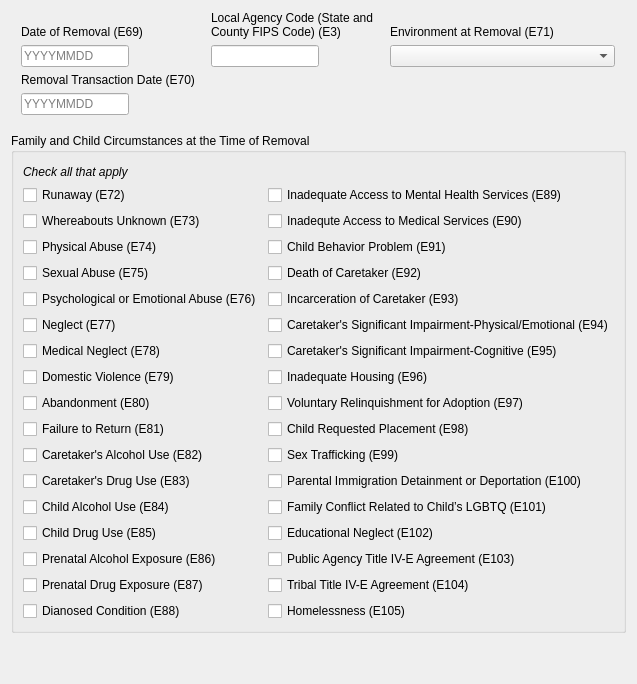
     <widget class="QWidget" name="removal_tab">
      <attribute name="title">
       <string>Removal</string>
      </attribute>
      <layout class="QVBoxLayout" name="verticalLayout">
       <item>
        <layout class="QGridLayout" name="gridLayout_2">
         <property name="bottomMargin">
          <number>12</number>
         </property>
         <property name="verticalSpacing">
          <number>6</number>
         </property>
         <item row="1" column="2">
          <widget class="QComboBox" name="e71">
           <property name="sizePolicy">
            <sizepolicy hsizetype="Fixed" vsizetype="Fixed">
             <horstretch>0</horstretch>
             <verstretch>0</verstretch>
            </sizepolicy>
           </property>
           <property name="currentIndex">
            <number>-1</number>
           </property>
           <property name="placeholderText">
            <string>Select</string>
           </property>
           <item>
            <property name="text">
             <string>Parent Household</string>
            </property>
           </item>
           <item>
            <property name="text">
             <string>Relative Household</string>
            </property>
           </item>
           <item>
            <property name="text">
             <string>Legal Guadian Household</string>
            </property>
           </item>
           <item>
            <property name="text">
             <string>Relative Legal Guardian Household</string>
            </property>
           </item>
           <item>
            <property name="text">
             <string>Justice Facility</string>
            </property>
           </item>
           <item>
            <property name="text">
             <string>Medical/Mental Health Facility</string>
            </property>
           </item>
           <item>
            <property name="text">
             <string>Other</string>
            </property>
           </item>
          </widget>
         </item>
         <item row="0" column="1">
          <widget class="QLabel" name="e3_label">
           <property name="text">
            <string>Local Agency Code (State and&lt;br/&gt;County FIPS Code) (E3)</string>
           </property>
           <property name="alignment">
            <set>Qt::AlignBottom|Qt::AlignLeading|Qt::AlignLeft</set>
           </property>
          </widget>
         </item>
         <item row="0" column="0">
          <widget class="QLabel" name="e69_label">
           <property name="maximumSize">
            <size>
             <width>16777215</width>
             <height>16777215</height>
            </size>
           </property>
           <property name="text">
            <string>Date of Removal (E69)</string>
           </property>
           <property name="alignment">
            <set>Qt::AlignBottom|Qt::AlignLeading|Qt::AlignLeft</set>
           </property>
          </widget>
         </item>
         <item row="1" column="0">
          <widget class="QLineEdit" name="e69">
           <property name="sizePolicy">
            <sizepolicy hsizetype="Fixed" vsizetype="Fixed">
             <horstretch>0</horstretch>
             <verstretch>0</verstretch>
            </sizepolicy>
           </property>
           <property name="maximumSize">
            <size>
             <width>16777215</width>
             <height>16777215</height>
            </size>
           </property>
           <property name="inputMask">
            <string/>
           </property>
           <property name="maxLength">
            <number>8</number>
           </property>
           <property name="placeholderText">
            <string>YYYYMMDD</string>
           </property>
          </widget>
         </item>
         <item row="0" column="2">
          <widget class="QLabel" name="e71_label">
           <property name="text">
            <string>Environment at Removal (E71)</string>
           </property>
           <property name="alignment">
            <set>Qt::AlignBottom|Qt::AlignLeading|Qt::AlignLeft</set>
           </property>
          </widget>
         </item>
         <item row="1" column="1">
          <widget class="QLineEdit" name="e3">
           <property name="sizePolicy">
            <sizepolicy hsizetype="Fixed" vsizetype="Fixed">
             <horstretch>0</horstretch>
             <verstretch>0</verstretch>
            </sizepolicy>
           </property>
           <property name="inputMask">
            <string/>
           </property>
           <property name="maxLength">
            <number>5</number>
           </property>
          </widget>
         </item>
         <item row="2" column="0">
          <widget class="QLabel" name="e70_label">
           <property name="text">
            <string>Removal Transaction Date (E70)</string>
           </property>
          </widget>
         </item>
         <item row="3" column="0">
          <widget class="QLineEdit" name="e70">
           <property name="sizePolicy">
            <sizepolicy hsizetype="Fixed" vsizetype="Fixed">
             <horstretch>0</horstretch>
             <verstretch>0</verstretch>
            </sizepolicy>
           </property>
           <property name="maxLength">
            <number>8</number>
           </property>
           <property name="placeholderText">
            <string>YYYYMMDD</string>
           </property>
          </widget>
         </item>
        </layout>
       </item>
       <item>
        <widget class="QGroupBox" name="family_circumstances_group_box">
         <property name="sizePolicy">
          <sizepolicy hsizetype="Preferred" vsizetype="Preferred">
           <horstretch>0</horstretch>
           <verstretch>0</verstretch>
          </sizepolicy>
         </property>
         <property name="title">
          <string>Family and Child Circumstances at the Time of Removal</string>
         </property>
         <layout class="QVBoxLayout" name="verticalLayout_4">
          <property name="topMargin">
           <number>12</number>
          </property>
          <item>
           <widget class="QLabel" name="label_4">
            <property name="text">
             <string>&lt;i&gt;Check all that apply&lt;/i&gt;</string>
            </property>
           </widget>
          </item>
          <item>
           <layout class="QGridLayout" name="gridLayout">
            <item row="3" column="0">
             <widget class="QCheckBox" name="e75">
              <property name="text">
               <string>Sexual Abuse (E75)</string>
              </property>
             </widget>
            </item>
            <item row="6" column="1">
             <widget class="QCheckBox" name="e95">
              <property name="text">
               <string>Caretaker's Significant Impairment-Cognitive (E95)</string>
              </property>
             </widget>
            </item>
            <item row="0" column="0">
             <widget class="QCheckBox" name="e72">
              <property name="text">
               <string>Runaway (E72)</string>
              </property>
             </widget>
            </item>
            <item row="0" column="1">
             <widget class="QCheckBox" name="e89">
              <property name="text">
               <string>Inadequate Access to Mental Health Services (E89)</string>
              </property>
             </widget>
            </item>
            <item row="8" column="0">
             <widget class="QCheckBox" name="e80">
              <property name="text">
               <string>Abandonment (E80)</string>
              </property>
             </widget>
            </item>
            <item row="10" column="1">
             <widget class="QCheckBox" name="e99">
              <property name="text">
               <string>Sex Trafficking (E99)</string>
              </property>
             </widget>
            </item>
            <item row="9" column="1">
             <widget class="QCheckBox" name="e98">
              <property name="text">
               <string>Child Requested Placement (E98)</string>
              </property>
             </widget>
            </item>
            <item row="13" column="1">
             <widget class="QCheckBox" name="e102">
              <property name="text">
               <string>Educational Neglect (E102)</string>
              </property>
             </widget>
            </item>
            <item row="1" column="1">
             <widget class="QCheckBox" name="e90">
              <property name="text">
               <string>Inadequte Access to Medical Services (E90)</string>
              </property>
             </widget>
            </item>
            <item row="4" column="0">
             <widget class="QCheckBox" name="e76">
              <property name="text">
               <string>Psychological or Emotional Abuse (E76)</string>
              </property>
             </widget>
            </item>
            <item row="7" column="0">
             <widget class="QCheckBox" name="e79">
              <property name="text">
               <string>Domestic Violence (E79)</string>
              </property>
             </widget>
            </item>
            <item row="13" column="0">
             <widget class="QCheckBox" name="e85">
              <property name="text">
               <string>Child Drug Use (E85)</string>
              </property>
             </widget>
            </item>
            <item row="15" column="0">
             <widget class="QCheckBox" name="e87">
              <property name="text">
               <string>Prenatal Drug Exposure (E87)</string>
              </property>
             </widget>
            </item>
            <item row="1" column="0">
             <widget class="QCheckBox" name="e73">
              <property name="text">
               <string>Whereabouts Unknown (E73)</string>
              </property>
             </widget>
            </item>
            <item row="10" column="0">
             <widget class="QCheckBox" name="e82">
              <property name="text">
               <string>Caretaker's Alcohol Use (E82)</string>
              </property>
             </widget>
            </item>
            <item row="4" column="1">
             <widget class="QCheckBox" name="e93">
              <property name="text">
               <string>Incarceration of Caretaker (E93)</string>
              </property>
             </widget>
            </item>
            <item row="2" column="0">
             <widget class="QCheckBox" name="e74">
              <property name="text">
               <string>Physical Abuse (E74)</string>
              </property>
             </widget>
            </item>
            <item row="9" column="0">
             <widget class="QCheckBox" name="e81">
              <property name="text">
               <string>Failure to Return (E81)</string>
              </property>
             </widget>
            </item>
            <item row="11" column="1">
             <widget class="QCheckBox" name="e100">
              <property name="text">
               <string>Parental Immigration Detainment or Deportation (E100)</string>
              </property>
             </widget>
            </item>
            <item row="11" column="0">
             <widget class="QCheckBox" name="e83">
              <property name="text">
               <string>Caretaker's Drug Use (E83)</string>
              </property>
             </widget>
            </item>
            <item row="14" column="1">
             <widget class="QCheckBox" name="e103">
              <property name="text">
               <string>Public Agency Title IV-E Agreement (E103)</string>
              </property>
             </widget>
            </item>
            <item row="15" column="1">
             <widget class="QCheckBox" name="e104">
              <property name="text">
               <string>Tribal Title IV-E Agreement (E104)</string>
              </property>
             </widget>
            </item>
            <item row="5" column="1">
             <widget class="QCheckBox" name="e94">
              <property name="text">
               <string>Caretaker's Significant Impairment-Physical/Emotional (E94)</string>
              </property>
             </widget>
            </item>
            <item row="7" column="1">
             <widget class="QCheckBox" name="e96">
              <property name="text">
               <string>Inadequate Housing (E96)</string>
              </property>
             </widget>
            </item>
            <item row="3" column="1">
             <widget class="QCheckBox" name="e92">
              <property name="text">
               <string>Death of Caretaker (E92)</string>
              </property>
             </widget>
            </item>
            <item row="2" column="1">
             <widget class="QCheckBox" name="e91">
              <property name="text">
               <string>Child Behavior Problem (E91)</string>
              </property>
             </widget>
            </item>
            <item row="16" column="1">
             <widget class="QCheckBox" name="e105">
              <property name="text">
               <string>Homelessness (E105)</string>
              </property>
             </widget>
            </item>
            <item row="8" column="1">
             <widget class="QCheckBox" name="e97">
              <property name="text">
               <string>Voluntary Relinquishment for Adoption (E97)</string>
              </property>
             </widget>
            </item>
            <item row="12" column="1">
             <widget class="QCheckBox" name="e101">
              <property name="text">
               <string>Family Conflict Related to Child’s LGBTQ (E101)</string>
              </property>
             </widget>
            </item>
            <item row="6" column="0">
             <widget class="QCheckBox" name="e78">
              <property name="text">
               <string>Medical Neglect (E78)</string>
              </property>
             </widget>
            </item>
            <item row="5" column="0">
             <widget class="QCheckBox" name="e77">
              <property name="text">
               <string>Neglect (E77)</string>
              </property>
             </widget>
            </item>
            <item row="12" column="0">
             <widget class="QCheckBox" name="e84">
              <property name="text">
               <string>Child Alcohol Use (E84)</string>
              </property>
             </widget>
            </item>
            <item row="14" column="0">
             <widget class="QCheckBox" name="e86">
              <property name="text">
               <string>Prenatal Alcohol Exposure (E86)</string>
              </property>
             </widget>
            </item>
            <item row="16" column="0">
             <widget class="QCheckBox" name="e88">
              <property name="text">
               <string>Dianosed Condition (E88)</string>
              </property>
             </widget>
            </item>
           </layout>
          </item>
         </layout>
        </widget>
       </item>
       <item>
        <spacer name="verticalSpacer">
         <property name="orientation">
          <enum>Qt::Vertical</enum>
         </property>
         <property name="sizeHint" stdset="0">
          <size>
           <width>20</width>
           <height>40</height>
          </size>
         </property>
        </spacer>
       </item>
      </layout>
     </widget>
